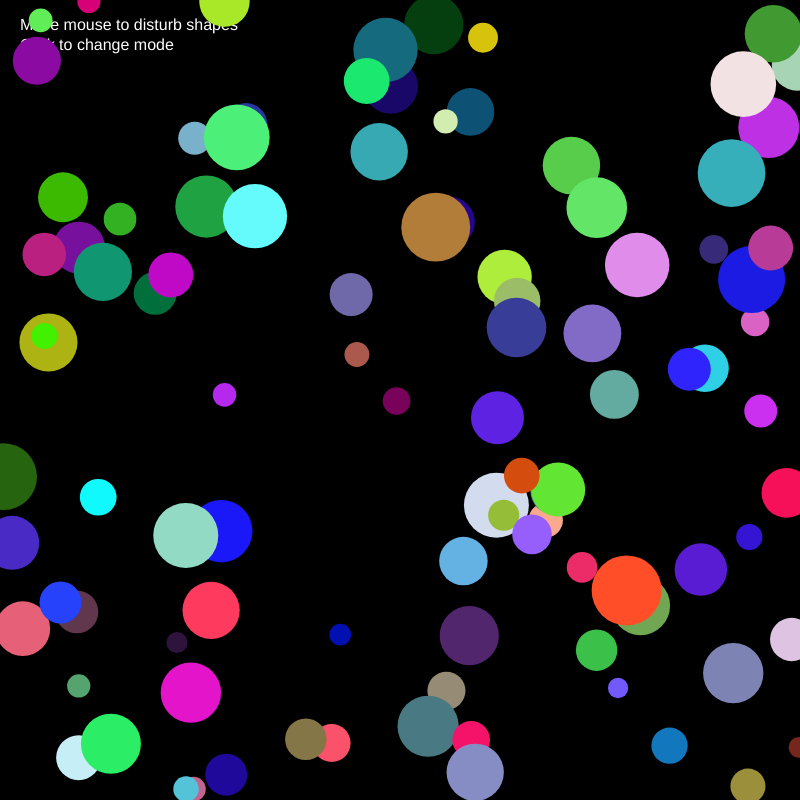
Frame 1 (no input)
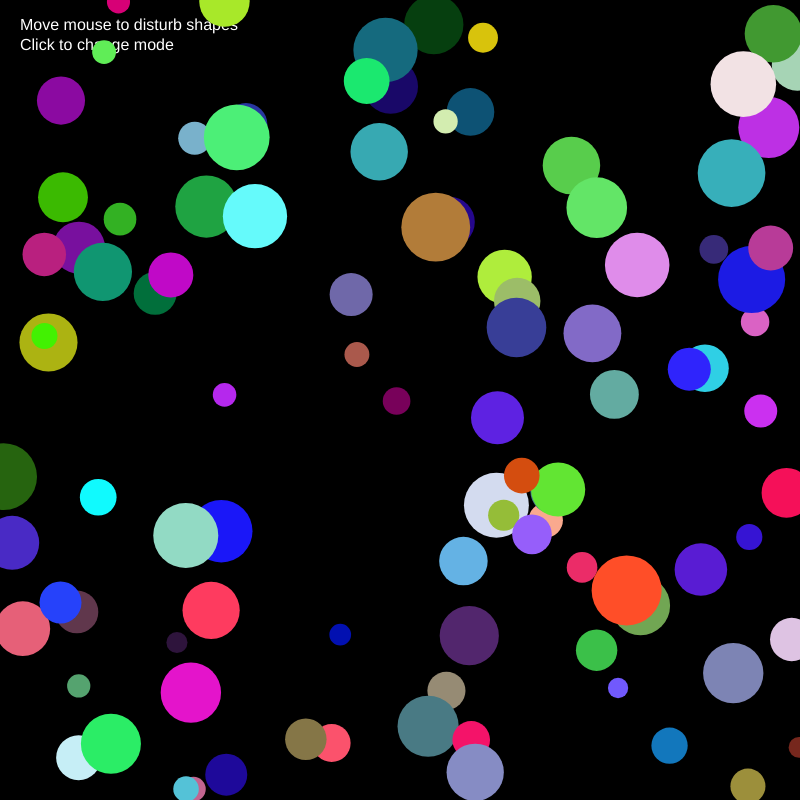
Frame 60 (no input)
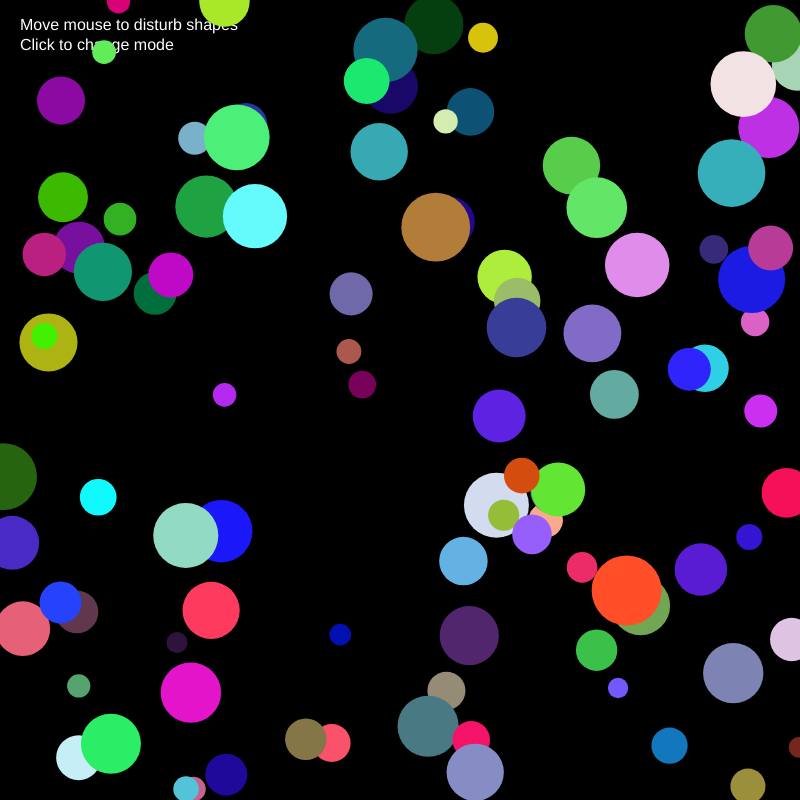
Frame 120 (the mouse pressed at the canvas centre since frame 60)

The p5.js sketch that drew these frames (run headless with seeded random() and noise() and a simulated clock; from frame 60 on, the mouse is pressed at the canvas centre):

// p5.js sketch
// ── sketch.js
let particles = []; //This creates an empty list called particles which stores all the circles
let mode = 0; // This stores what behaviour mode is currently active

function setup() { //Run once when the project starts
  createCanvas(800, 800); //Canvas size is 800 by 800 pixels

  // Creates a 100 random sized circles
  for (let i = 0; i < 100; i++) { 
    particles.push({ //This adds a new object in the particles array
      x: random(width), //Gives a circle a random position in the x axis
      y: random(height), //Gives a circle a random position in the y axis
      size: random(20, 70),//Random circle size is between 20 and 70
      color: color(random(255), random(255), random(255)) // Random colours are picked for the circles
    });
  }
}

function draw() { //Draw function runs continuously 
  background(0); //Background is painted to black so circles stand out

  // Instructions
  fill(255); //Text colour is set to white
  textSize(16); //Text size is set to 16
  text("Move mouse to disturb shapes", 20, 30); //The text instructions displayed at position (20, 30)
  text("Click to change mode", 20, 50); //The text instructions displayed at position (20, 50)

  for (let p of particles) { //For loop goes through every circle one by one, p is the current particle

    // Distance from mouse
    let d = dist(mouseX, mouseY, p.x, p.y); //Calculates the distance between the mouse and circle

    // Force field range
    if (d < 120) { //Only affects circles within 120 pixels, any further is not affected

      // Angle away from mouse
      let angle = atan2(p.y - mouseY, p.x - mouseX); //Finds the direction from mouse to circle which helps move circles away                                                               correctly

      // Strength of movement
      let force = map(d, 0, 120, 6, 0); //Changes the movement strength based on the distance


      // MODE 1: PUSH AWAY
      if (mode == 0) { //Checks if mode 0 is active
        p.x += cos(angle) * force; //Moves the circle horizontally away from the mouse
        p.y += sin(angle) * force; //Moves the circle vertically away from the mouse
      }

      // MODE 2: SHAKE / JITTER
      else if (mode == 1) { //Checks if the jitter mode is active 
        p.x += random(-force, force); //Moves randomly left and right
        p.y += random(-force, force); //Moves randomly up and down
      }
    
      // MODE 3: ORBIT MOUSE
      else if (mode == 2) { //Checks if orbit mode is active
        p.x += sin(frameCount * 0.05 + angle) * force; //Moves the circle in a wavey motion horizontally
        p.y += cos(frameCount * 0.05 + angle) * force; //Moves the circle vertically to create a wavey effect
      }
    }

    // Keep shapes inside canvas
    p.x = constrain(p.x, 0, width); //Stops the circles from leaving the left and right borders
    p.y = constrain(p.y, 0, height); //Stops the circles from leaving the top and bottom borders

    // Draw shapes
    fill(p.color); //Sets the circles colour
    noStroke(); //Removes any outlines
    ellipse(p.x, p.y, p.size); //Draws the circles
  }
}

// Click mouse to switch behaviour mode
function mousePressed() { //Function runs whenever mouse is clicked
  mode++; //Adds 1 to mode

  // Loop back to 0 after mode 2
  if (mode > 2) { 
    mode = 0;
  }
}
